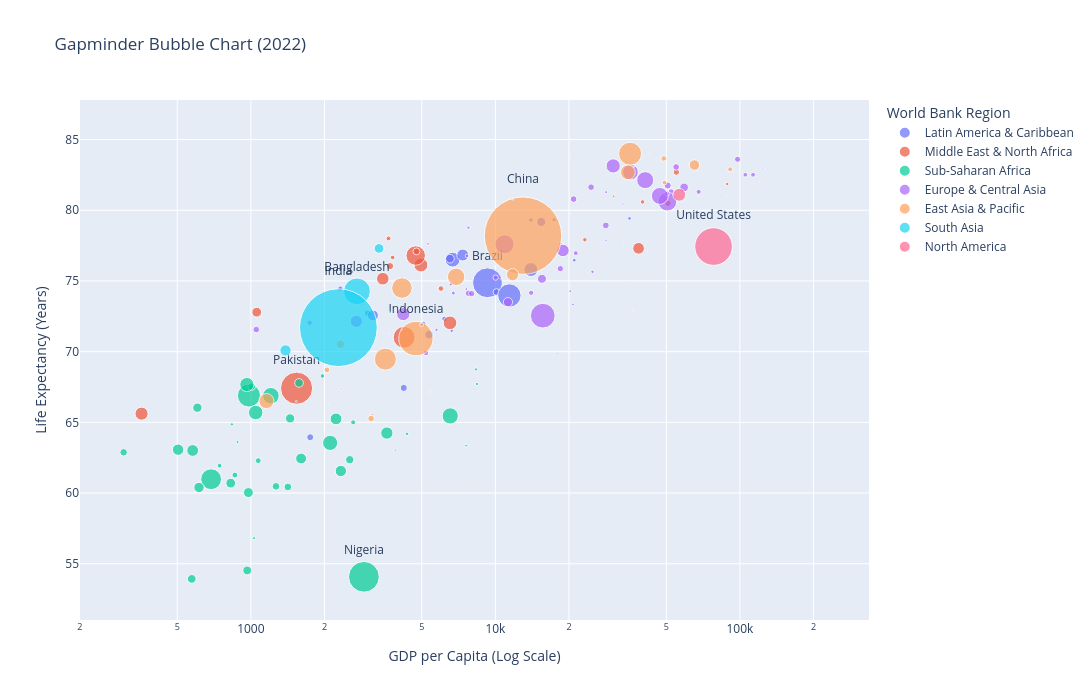

The notebook cell this image was saved under:
### Markdown cell above
## Task 2: Gapminder Bubble Chart

### Code cell
import plotly.express as px

# Prepare latest available country data
bubble_df = df.dropna(
    subset=[
        "gdp_per_capita",
        "life_expectancy",
        "population",
        "region"
    ]
).copy()

latest_year = bubble_df["year"].max()

bubble_latest = bubble_df[
    bubble_df["year"] == latest_year
].copy()

# Select 8 most populated countries for direct labels
label_countries = bubble_latest.nlargest(
    8, "population"
)["country"].tolist()

bubble_latest["label"] = bubble_latest["country"].where(
    bubble_latest["country"].isin(label_countries),
    ""
)

# Create bubble chart
fig = px.scatter(
    bubble_latest,
    x="gdp_per_capita",
    y="life_expectancy",
    size="population",
    color="region",
    hover_name="country",
    text="label",
    size_max=55,
    log_x=True,
    labels={
        "gdp_per_capita": "GDP per Capita (Log Scale)",
        "life_expectancy": "Life Expectancy (Years)",
        "population": "Population",
        "region": "World Bank Region"
    },
    title=f"Gapminder Bubble Chart ({latest_year})"
)

fig.update_traces(
    textposition="top center",
    marker_sizemode="area"
)

fig.update_layout(
    width=1100,
    height=700
)

fig.show()

# Save interactive chart
fig.write_html("figures/p7_gapminder_bubble.html")

### Figure 1 — Plotly figure (JSON) as saved in the notebook; plotly's stock layout.template omitted (floating-point values rounded to 4 significant figures)
{"data": [{"hovertemplate": "<b>%{hovertext}</b><br><br>World Bank Region=Latin America & Caribbean<br>GDP per Capita (Log Scale)=%{x}<br>Life Expectancy (Years)=%{y}<br>Population=%{marker.size}<br>label=%{text}<extra></extra>", "hovertext": ["Aruba", "Argentina", "Antigua and Barbuda", "Bahamas, The", "Belize", "Bolivia", "Brazil", "Barbados", "Chile", "Colombia", "Costa Rica", "Curacao", "Cayman Islands", "Dominica", "Dominican Republic", "Ecuador", "Grenada", "Guatemala", "Guyana", "Honduras", "Haiti", "Jamaica", "St. Kitts and Nevis", "St. Lucia", "Mexico", "Nicaragua", "Panama", "Peru", "Puerto Rico (US)", "Paraguay", "El Salvador", "Suriname", "Sint Maarten (Dutch part)", "Turks and Caicos Islands", "Trinidad and Tobago", "Uruguay", "St. Vincent and the Grenadines", "Venezuela, RB", "Virgin Islands (U.S.)"], "legendgroup": "Latin America & Caribbean", "marker": {"color": "#636efa", "size": [107300.0, 45410000.0, 92840.0, 397500.0, 402700.0, 12080000.0, 210300000.0, 282300.0, 19550000.0, 51740000.0, 5082000.0, 153300.0, 71590.0, 66830.0, 11230000.0, 17820000.0, 116900.0, 17850000.0, 821600.0, 10460000.0, 11500000.0, 2839000.0, 46710.0, 178800.0, 128600000.0, 6731000.0, 4401000.0, 33480000.0, 3220000.0, 6760000.0, 6280000.0, 623200.0, 42140.0, 45850.0, 1366000.0, 3391000.0, 102000.0, 28210000.0, 105400.0], "sizemode": "area", "sizeref": 471200.0, "symbol": "circle"}, "mode": "markers+text", "name": "Latin America & Caribbean", "orientation": "v", "showlegend": true, "text": ["", "", "", "", "", "", "Brazil", "", "", "", "", "", "", "", "", "", "", "", "", "", "", "", "", "", "", "", "", "", "", "", "", "", "", "", "", "", "", "", ""], "textposition": "top center", "type": "scatter", "x": [31000.0, 13960.0, 20000.0, 34960.0, 7068.0, 4219.0, 9281.0, 24390.0, 15400.0, 6680.0, 13970.0, 20060.0, 92940.0, 9324.0, 10100.0, 6516.0, 10470.0, 5357.0, 17910.0, 3003.0, 1748.0, 6626.0, 21010.0, 12980.0, 11410.0, 2323.0, 17380.0, 7354.0, 35350.0, 6189.0, 5075.0, 6084.0, 37790.0, 31280.0, 20750.0, 21010.0, 9694.0, 3155.0, 44320.0], "xaxis": "x", "y": [76.23, 75.81, 77.48, 74.49, 72.19, 67.43, 74.87, 75.68, 79.18, 76.51, 79.32, 76.73, 79.98, 71.08, 74.21, 76.58, 75.15, 71.21, 69.89, 72.72, 63.95, 71.48, 70.31, 72.67, 73.97, 74.46, 79.32, 76.83, 79.43, 72.32, 71.97, 73.25, 76.18, 77.92, 73.33, 76.47, 71.19, 72.57, 80.32], "yaxis": "y"}, {"hovertemplate": "<b>%{hovertext}</b><br><br>World Bank Region=Middle East & North Africa<br>GDP per Capita (Log Scale)=%{x}<br>Life Expectancy (Years)=%{y}<br>Population=%{marker.size}<br>label=%{text}<extra></extra>", "hovertext": ["Afghanistan", "United Arab Emirates", "Bahrain", "Djibouti", "Algeria", "Egypt, Arab Rep.", "Iran, Islamic Rep.", "Iraq", "Israel", "Jordan", "Kuwait", "Lebanon", "Libya", "Morocco", "Malta", "Oman", "Pakistan", "West Bank and Gaza", "Qatar", "Saudi Arabia", "Syrian Arab Republic", "Tunisia"], "legendgroup": "Middle East & North Africa", "marker": {"color": "#EF553B", "size": [40580000.0, 10070000.0, 1525000.0, 1137000.0, 45480000.0, 112600000.0, 89520000.0, 44070000.0, 9558000.0, 11260000.0, 4590000.0, 5744000.0, 7224000.0, 37330000.0, 531100.0, 4730000.0, 243700000.0, 5044000.0, 2657000.0, 32180000.0, 22460000.0, 12120000.0], "sizemode": "area", "sizeref": 471200.0, "symbol": "circle"}, "mode": "markers+text", "name": "Middle East & North Africa", "orientation": "v", "showlegend": true, "text": ["", "", "", "", "", "", "", "", "", "", "", "", "", "", "", "", "Pakistan", "", "", "", "", ""], "textposition": "top center", "type": "scatter", "x": [357.3, 50760.0, 30470.0, 3133.0, 4960.0, 4233.0, 4721.0, 6521.0, 54950.0, 4754.0, 39980.0, 3654.0, 5987.0, 3463.0, 35660.0, 23220.0, 1538.0, 3800.0, 88700.0, 38510.0, 1057.0, 3707.0], "xaxis": "x", "y": [65.62, 80.49, 80.99, 65.54, 76.13, 71.01, 76.8, 72.04, 82.7, 77.09, 80.59, 78.0, 74.46, 75.16, 82.3, 77.91, 67.42, 76.66, 81.86, 77.31, 72.79, 76.05], "yaxis": "y"}, {"hovertemplate": "<b>%{hovertext}</b><br><br>World Bank Region=Sub-Saharan Africa<br>GDP per Capita (Log Scale)=%{x}<br>Life Expectancy (Years)=%{y}<br>Population=%{marker.size}<br>label=%{text}<extra></extra>", "hovertext": ["Angola", "Burundi", "Benin", "Burkina Faso", "Botswana", "Cote d'Ivoire", "Cameroon", "Congo, Dem. Rep.", "Congo, Rep.", "Comoros", "Cabo Verde", "Ethiopia", "Gabon", "Ghana", "Guinea", "Gambia, The", "Guinea-Bissau", "Equatorial Guinea", "Kenya", "Liberia", "Lesotho", "Madagascar", "Mali", "Mozambique", "Mauritania", "Mauritius", "Malawi", "Namibia", "Niger", "Nigeria", "Rwanda", "Sudan", "Senegal", "Sierra Leone", "Somalia, Fed. Rep.", "Sao Tome and Principe", "Eswatini", "Seychelles", "Chad", "Togo", "Tanzania", "Uganda", "South Africa", "Zambia", "Zimbabwe"], "legendgroup": "Sub-Saharan Africa", "marker": {"color": "#00cc96", "size": [35640000.0, 13320000.0, 13760000.0, 22510000.0, 2440000.0, 30400000.0, 27630000.0, 102400000.0, 6035000.0, 834200.0, 519700.0, 125400000.0, 2431000.0, 33150000.0, 14060000.0, 2636000.0, 2106000.0, 1804000.0, 54250000.0, 5373000.0, 2286000.0, 30440000.0, 23070000.0, 32660000.0, 4876000.0, 1263000.0, 20570000.0, 2890000.0, 25310000.0, 223200000.0, 13650000.0, 49380000.0, 17650000.0, 8277000.0, 17800000.0, 226300.0, 1219000.0, 119900.0, 18460000.0, 8069000.0, 64710000.0, 47310000.0, 62380000.0, 20150000.0, 16070000.0], "sizemode": "area", "sizeref": 471200.0, "symbol": "circle"}, "mode": "markers+text", "name": "Sub-Saharan Africa", "orientation": "v", "showlegend": true, "text": ["", "", "", "", "", "", "", "", "", "", "", "", "", "", "", "", "", "", "", "", "", "", "", "", "", "", "", "", "", "Nigeria", "", "", "", "", "", "", "", "", "", "", "", "", "", "", ""], "textposition": "top center", "type": "scatter", "x": [3599.0, 301.8, 1266.0, 827.3, 8329.0, 2333.0, 1605.0, 687.7, 2621.0, 1534.0, 4323.0, 982.1, 8409.0, 2230.0, 1417.0, 836.2, 881.6, 7589.0, 2110.0, 744.6, 1030.0, 504.1, 976.9, 578.3, 1961.0, 10250.0, 604.3, 4350.0, 613.6, 2899.0, 1007.0, 1046.0, 1574.0, 860.4, 573.1, 2390.0, 3894.0, 16680.0, 966.0, 1072.0, 1208.0, 963.1, 6534.0, 1447.0, 2536.0], "xaxis": "x", "y": [64.25, 62.88, 60.48, 60.7, 68.75, 61.56, 62.44, 60.98, 65.0, 66.48, 75.91, 66.9, 67.71, 65.25, 60.43, 64.86, 63.6, 63.35, 63.55, 61.93, 56.81, 63.07, 60.03, 63.01, 68.28, 73.51, 66.04, 64.19, 60.4, 54.08, 67.53, 65.69, 67.79, 61.27, 53.93, 69.24, 63.03, 74.51, 54.53, 62.29, 66.88, 67.67, 65.45, 65.28, 62.36], "yaxis": "y"}, {"hovertemplate": "<b>%{hovertext}</b><br><br>World Bank Region=Europe & Central Asia<br>GDP per Capita (Log Scale)=%{x}<br>Life Expectancy (Years)=%{y}<br>Population=%{marker.size}<br>label=%{text}<extra></extra>", "hovertext": ["Albania", "Andorra", "Armenia", "Austria", "Azerbaijan", "Belgium", "Bulgaria", "Bosnia and Herzegovina", "Belarus", "Switzerland", "Channel Islands", "Cyprus", "Czechia", "Germany", "Denmark", "Spain", "Estonia", "Finland", "France", "Faroe Islands", "United Kingdom", "Georgia", "Greece", "Greenland", "Croatia", "Hungary", "Isle of Man", "Ireland", "Iceland", "Italy", "Kazakhstan", "Kyrgyz Republic", "Liechtenstein", "Lithuania", "Luxembourg", "Latvia", "Monaco", "Moldova", "North Macedonia", "Montenegro", "Netherlands", "Norway", "Poland", "Portugal", "Romania", "Russian Federation", "San Marino", "Serbia", "Slovak Republic", "Slovenia", "Sweden", "Tajikistan", "Turkmenistan", "Turkiye", "Ukraine", "Uzbekistan", "Kosovo"], "legendgroup": "Europe & Central Asia", "marker": {"color": "#ab63fa", "size": [2452000.0, 79700.0, 2969000.0, 9042000.0, 10140000.0, 11680000.0, 6465000.0, 3205000.0, 9228000.0, 8777000.0, 167200.0, 1331000.0, 10670000.0, 83180000.0, 5903000.0, 47790000.0, 1349000.0, 5556000.0, 68180000.0, 53900.0, 67640000.0, 3713000.0, 10440000.0, 56660.0, 3856000.0, 9605000.0, 84130.0, 5213000.0, 382000.0, 59010000.0, 20030000.0, 6975000.0, 39490.0, 2832000.0, 653100.0, 1879000.0, 38930.0, 2529000.0, 1832000.0, 623600.0, 17700000.0, 5457000.0, 36820000.0, 10430000.0, 19050000.0, 144200000.0, 33760.0, 6664000.0, 5432000.0, 2112000.0, 10490000.0, 10180000.0, 7230000.0, 84980000.0, 41050000.0, 34940000.0, 1768000.0], "sizemode": "area", "sizeref": 471200.0, "symbol": "circle"}, "mode": "markers+text", "name": "Europe & Central Asia", "orientation": "v", "showlegend": true, "text": ["", "", "", "", "", "", "", "", "", "", "", "", "", "", "", "", "", "", "", "", "", "", "", "", "", "", "", "", "", "", "", "", "", "", "", "", "", "", "", "", "", "", "", "", "", "", "", "", "", "", "", "", "", "", "", "", ""], "textposition": "top center", "type": "scatter", "x": [7757.0, 42410.0, 6572.0, 52340.0, 7771.0, 50640.0, 14000.0, 7656.0, 7995.0, 97810.0, 67630.0, 33230.0, 28280.0, 50510.0, 67780.0, 30320.0, 28340.0, 50440.0, 40990.0, 67070.0, 47030.0, 6730.0, 20880.0, 55640.0, 18470.0, 18430.0, 88330.0, 105200.0, 76380.0, 35650.0, 11260.0, 1740.0, 188100.0, 24950.0, 123700.0, 20220.0, 226100.0, 5744.0, 7606.0, 10040.0, 59120.0, 113100.0, 18890.0, 24620.0, 15500.0, 15630.0, 54260.0, 10020.0, 21320.0, 28360.0, 54840.0, 1052.0, 5198.0, 10900.0, 4200.0, 2699.0, 5298.0], "xaxis": "x", "y": [78.77, 84.02, 74.77, 81.3, 74.12, 81.75, 74.16, 76.78, 74.1, 83.6, 81.0, 80.43, 78.93, 80.61, 81.3, 83.13, 77.84, 81.19, 82.13, 82.82, 81.01, 74.14, 80.79, 71.23, 77.58, 75.87, 80.96, 82.51, 82.12, 82.7, 73.5, 72.05, 84.12, 75.64, 82.95, 74.28, 85.75, 71.55, 74.42, 76.19, 81.61, 82.51, 77.16, 81.63, 75.15, 72.55, 85.71, 75.24, 76.97, 81.28, 83.06, 71.56, 69.91, 77.59, 72.66, 72.15, 77.62], "yaxis": "y"}, {"hovertemplate": "<b>%{hovertext}</b><br><br>World Bank Region=East Asia & Pacific<br>GDP per Capita (Log Scale)=%{x}<br>Life Expectancy (Years)=%{y}<br>Population=%{marker.size}<br>label=%{text}<extra></extra>", "hovertext": ["American Samoa", "Australia", "Brunei Darussalam", "China", "Fiji", "Micronesia, Fed. Sts.", "Guam", "Hong Kong SAR, China", "Indonesia", "Japan", "Cambodia", "Kiribati", "Korea, Rep.", "Lao PDR", "Macao SAR, China", "Marshall Islands", "Myanmar", "Mongolia", "Northern Mariana Islands", "Malaysia", "New Caledonia", "Naoero", "New Zealand", "Philippines", "Palau", "Papua New Guinea", "French Polynesia", "Singapore", "Solomon Islands", "Thailand", "Timor-Leste", "Tonga", "Tuvalu", "Viet Nam", "Vanuatu", "Samoa"], "legendgroup": "East Asia & Pacific", "marker": {"color": "#FFA15A", "size": [48340.0, 26020000.0, 455400.0, 1412000000.0, 919400.0, 112100.0, 165200.0, 7346000.0, 278800000.0, 125100000.0, 17200000.0, 130500.0, 51670000.0, 7559000.0, 677300.0, 40080.0, 53760000.0, 3434000.0, 46080.0, 34700000.0, 287100.0, 11800.0, 5082000.0, 114000000.0, 17760.0, 10200000.0, 280400.0, 5637000.0, 781100.0, 71740000.0, 1369000.0, 105000.0, 9992.0, 99680000.0, 313000.0, 215300.0], "sizemode": "area", "sizeref": 471200.0, "symbol": "circle"}, "mode": "markers+text", "name": "East Asia & Pacific", "orientation": "v", "showlegend": true, "text": ["", "", "", "China", "", "", "", "", "Indonesia", "", "", "", "", "", "", "", "", "", "", "", "", "", "", "", "", "", "", "", "", "", "", "", "", "", "", ""], "textposition": "top center", "type": "scatter", "x": [18020.0, 65170.0, 36630.0, 12970.0, 5414.0, 3704.0, 41830.0, 48830.0, 4731.0, 35550.0, 2325.0, 2079.0, 34820.0, 2046.0, 36810.0, 6456.0, 1158.0, 4994.0, 23790.0, 11750.0, 33520.0, 15310.0, 49140.0, 3548.0, 13930.0, 3102.0, 20050.0, 91230.0, 1878.0, 6910.0, 2343.0, 5298.0, 5415.0, 4148.0, 3680.0, 4132.0], "xaxis": "x", "y": [72.75, 83.2, 72.92, 78.2, 67.15, 66.96, 77.1, 83.66, 70.92, 84.0, 70.53, 66.27, 82.68, 68.72, 83.08, 66.72, 66.51, 71.9, 78.53, 75.44, 77.7, 61.93, 81.96, 69.47, 68.92, 65.27, 83.86, 82.9, 70.41, 75.29, 67.37, 72.64, 66.85, 74.5, 71.3, 71.55], "yaxis": "y"}, {"hovertemplate": "<b>%{hovertext}</b><br><br>World Bank Region=South Asia<br>GDP per Capita (Log Scale)=%{x}<br>Life Expectancy (Years)=%{y}<br>Population=%{marker.size}<br>label=%{text}<extra></extra>", "hovertext": ["Bangladesh", "Bhutan", "India", "Sri Lanka", "Maldives", "Nepal"], "legendgroup": "South Asia", "marker": {"color": "#19d3f3", "size": [169400000.0, 780900.0, 1425000000.0, 22180000.0, 524100.0, 29720000.0], "sizemode": "area", "sizeref": 471200.0, "symbol": "circle"}, "mode": "markers+text", "name": "South Asia", "orientation": "v", "showlegend": true, "text": ["Bangladesh", "", "India", "", "", ""], "textposition": "top center", "type": "scatter", "x": [2716.0, 3711.0, 2280.0, 3343.0, 11790.0, 1386.0], "xaxis": "x", "y": [74.27, 72.75, 71.7, 77.3, 80.76, 70.09], "yaxis": "y"}, {"hovertemplate": "<b>%{hovertext}</b><br><br>World Bank Region=North America<br>GDP per Capita (Log Scale)=%{x}<br>Life Expectancy (Years)=%{y}<br>Population=%{marker.size}<br>label=%{text}<extra></extra>", "hovertext": ["Bermuda", "Canada", "United States"], "legendgroup": "North America", "marker": {"color": "#FF6692", "size": [64750.0, 38950000.0, 334000000.0], "sizemode": "area", "sizeref": 471200.0, "symbol": "circle"}, "mode": "markers+text", "name": "North America", "orientation": "v", "showlegend": true, "text": ["", "", "United States"], "textposition": "top center", "type": "scatter", "x": [120000.0, 56500.0, 78010.0], "xaxis": "x", "y": [82.06, 81.09, 77.43], "yaxis": "y"}], "layout": {"height": 700, "legend": {"itemsizing": "constant", "title": {"text": "World Bank Region"}, "tracegroupgap": 0}, "title": {"text": "Gapminder Bubble Chart (2022)"}, "width": 1100, "xaxis": {"anchor": "y", "domain": [0, 1], "title": {"text": "GDP per Capita (Log Scale)"}, "type": "log"}, "yaxis": {"anchor": "x", "domain": [0, 1], "title": {"text": "Life Expectancy (Years)"}}}}
